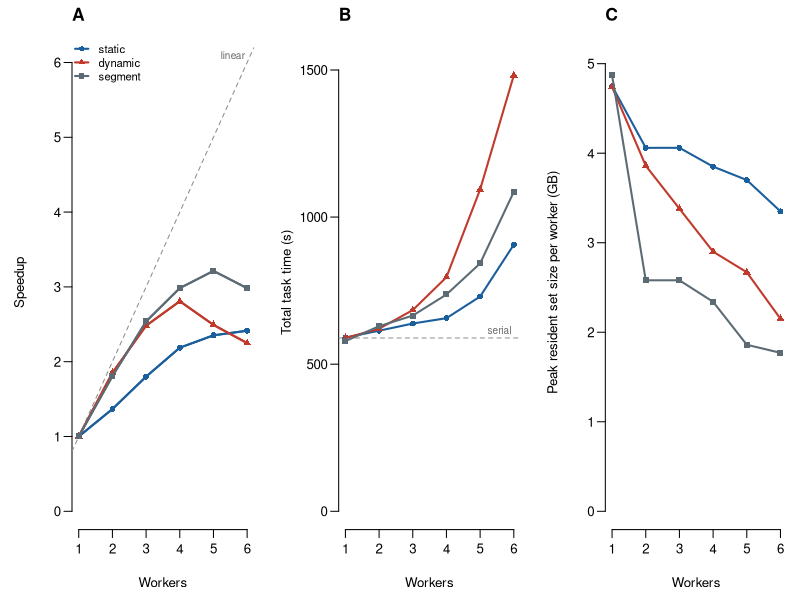

Reproduce this figure in R.
## ----setup, include=FALSE-----------------------------------------------------
knitr::opts_chunk$set(
  echo    = TRUE,
  eval    = FALSE,   # requires BSgenome.Hsapiens.UCSC.hg38 and long runtimes
  message = FALSE,
  warning = FALSE,
  fig.retina = 1,
  dpi        = 72
)

## ----libraries----------------------------------------------------------------
# library(TmCalculator)
# library(BiocParallel)
# 
# pkg <- "BSgenome.Hsapiens.UCSC.hg38"
# suppressPackageStartupMessages(library(pkg, character.only = TRUE))
# genome <- get(pkg, envir = asNamespace(pkg))

## ----measuring----------------------------------------------------------------
# gc(reset = TRUE)                      # reset the "max used" high-water mark
# ## ... run the code to be measured ...
# gc()                                  # read peak from the "max used" column
# 
# ps::ps_memory_info()[["rss"]] / 1e9   # current process resident set, GB

## ----chr21-warmup-------------------------------------------------------------
# chr_len21 <- GenomeInfoDb::seqlengths(genome)[["chr21"]]
# 
# t21 <- system.time({
#   bins21 <- make_genomiccoord(bsgenome = pkg, chromosomes = "chr21",
#                               window = 200L, slide = 200L,
#                               start = 1, end = chr_len21, strand = "+")
#   gr21   <- to_genomic_ranges_fast(list(pkg_name = pkg, seq = bins21),
#                                    method = "preload_chr")
#   tm21   <- tm_calculate(gr21, method = "tm_nn",
#                          nn_table = "DNA_NN_SantaLucia_2004", Na = 50)
# })
# t21["elapsed"]        # ~10-15 s cold, ~6 s warm, on the test machine
# head(tm21$gr)

## ----chr1-serial--------------------------------------------------------------
# chr_len <- GenomeInfoDb::seqlengths(genome)[["chr1"]]
# 
# t_coord <- system.time({
#   bins <- make_genomiccoord(bsgenome = pkg, chromosomes = "chr1",
#                             window = 200L, slide = 200L,
#                             start = 1, end = chr_len, strand = "+")
# })
# 
# t_extract <- system.time({
#   gr_batch <- to_genomic_ranges_fast(list(pkg_name = pkg, seq = bins),
#                                      method = "preload_chr")
# })
# 
# base::gc(reset = TRUE)
# t_tm <- system.time({
#   tm_chr1 <- tm_calculate(gr_batch, method = "tm_nn",
#                           nn_table = "DNA_NN_SantaLucia_2004", Na = 50)
# })
# base::gc()   # "max used" = peak R memory during the Tm step
# 
# rbind(t_coord, t_extract, t_tm)[, "elapsed"]
# ## t_coord t_extract      t_tm
# ##     5.5      15.4      30.8     (freshly booted, otherwise idle machine)

## ----chr1-parallel------------------------------------------------------------
# system.time({
#   tm_serial <- tm_calculate(gr_batch, method = "tm_nn", Na = 50)
# })
# ## elapsed ~ 30 s
# 
# system.time({
#   tm_snow <- tm_calculate(gr_batch, method = "tm_nn", Na = 50,
#                           BPPARAM = SnowParam(workers = 5))
# })
# ## elapsed ~ 55 s on the idle machine (33-80 s across repeated sessions)
# ## -- NEVER faster than serial

## ----genome-parallel----------------------------------------------------------
# chrs <- paste0("chr", c(1:22, "X", "Y"))
# ## Better: sort largest-first for load balance -- see "Choosing the
# ## worker count" below for the one-liner.
# n_workers <- 5   # see "Choosing the worker count" below
# 
# runtime <- system.time({
#   res_list <- bplapply(chrs, function(chr, pkg) {
#     ## SnowParam workers are fresh R processes: load packages HERE,
#     ## not in the manager session.
#     suppressPackageStartupMessages(library(TmCalculator))
#     suppressPackageStartupMessages(library(pkg, character.only = TRUE))
# 
#     genome  <- get(pkg, envir = asNamespace(pkg))
#     chr_len <- GenomeInfoDb::seqlengths(genome)[[chr]]
# 
#     bins <- make_genomiccoord(bsgenome = pkg, chromosomes = chr,
#                               window = 200L, slide = 200L,
#                               start = 1, end = chr_len, strand = "+",
#                               verbose = FALSE)
#     gr  <- to_genomic_ranges_fast(list(pkg_name = pkg, seq = bins),
#                                   method = "preload_chr")
#     out <- tm_calculate(gr, method = "tm_nn",
#                         nn_table = "DNA_NN_SantaLucia_2004",
#                         Na = 50)$gr        # serial inside the worker
# 
#     ## Drop sequence columns before returning: Tm/GC are what we keep,
#     ## and this cuts per-chromosome serialization from ~500 MB to a few MB.
#     out$sequence   <- NULL
#     out$complement <- NULL
# 
#     ## Record this worker's peak resident memory (GB) for budgeting.
#     attr(out, "worker_rss_gb") <- ps::ps_memory_info()[["rss"]] / 1e9
#     out
#   }, pkg = pkg, BPPARAM = SnowParam(workers = n_workers))
# 
#   tm_genome <- unlist(GenomicRanges::GRangesList(res_list))
# })
# 
# runtime
# sapply(res_list, attr, "worker_rss_gb")   # per-worker memory check
# length(tm_genome)                         # 14,687,330 windows
# summary(tm_genome$Tm)
# ## Min. 47.2  1st Qu. 68.9  Median 71.5  Mean 72.0  3rd Qu. 74.8  Max. 101.1

## ----strategies---------------------------------------------------------------
# sl   <- GenomeInfoDb::seqlengths(genome)[paste0("chr", c(1:22, "X", "Y"))]
# chrs <- names(sort(sl, decreasing = TRUE))          # largest first
# 
# tasks_chrom <- lapply(chrs, function(ch)
#   list(chr = ch, start = 1L, end = as.integer(sl[[ch]])))
# 
# ## Segment boundaries must be multiples of `slide`, or the window grid
# ## shifts between segments and the result stops matching a whole-
# ## chromosome run. 50 Mb = 250,000 x 200 bp.
# seg_size  <- 50e6
# tasks_seg <- unlist(lapply(names(sl), function(ch) {
#   st <- seq(1, sl[[ch]], by = seg_size)
#   lapply(st, function(s)
#     list(chr = ch, start = as.integer(s),
#          end = as.integer(min(s + seg_size - 1, sl[[ch]]))))
# }), recursive = FALSE)
# 
# length(tasks_chrom)   # 24
# length(tasks_seg)     # 73
# 
# n <- 5
# BPPARAM_static  <- SnowParam(workers = n)
# BPPARAM_dynamic <- SnowParam(workers = n, tasks = length(tasks_chrom))
# BPPARAM_segment <- SnowParam(workers = n, tasks = length(tasks_seg))

## ----sweep-data, eval=TRUE----------------------------------------------------
# The numbers below are the measured sweep. They are held in a data frame
# rather than typed into a markdown table so that the table and the figure
# that follow cannot drift apart: both are rendered from this object.
sweep <- data.frame(
  strategy = rep(c("static", "dynamic", "segment"), each = 6),
  workers  = rep(1:6, 3),
  tasks    = rep(c(24L, 24L, 73L), each = 6),
  wall_s   = c(590.5, 431.9, 328.0, 270.0, 251.0, 244.6,
               589.1, 318.2, 237.4, 209.8, 236.4, 262.0,
               578.5, 320.2, 227.9, 193.9, 180.0, 194.0),
  startup_s = c(0.0, 7.1, 7.9, 8.1, 9.0, 9.7,
                0.0, 7.4, 7.2, 8.2, 8.7, 9.9,
                0.0, 6.9, 7.8, 8.3, 9.0, 9.8),
  work_s   = c(590.5, 613.9, 638.2, 656.5, 730.0, 906.3,
               589.1, 620.7, 683.9, 795.8, 1093.9, 1481.9,
               578.5, 629.1, 665.3, 736.9, 842.6, 1085.9),
  longest_task_s = c(55.2, 57.1, 60.8, 61.9, 70.7, 92.4,
                     53.4, 59.4, 63.6, 69.7, 88.2, 127.5,
                     11.5, 13.8, 15.6, 15.7, 17.5, 22.6),
  rss_gb   = c(4.75, 4.06, 4.06, 3.85, 3.70, 3.35,
               4.74, 3.86, 3.38, 2.90, 2.67, 2.15,
               4.87, 2.58, 2.58, 2.34, 1.86, 1.77),
  stringsAsFactors = FALSE)

# Derived rather than transcribed. Speedup is the one-worker wall clock of
# the SAME strategy over the configuration's wall clock: segmenting changes
# how much total work there is, so a ratio formed against a configuration's
# own summed task times would credit a strategy for doing more work and the
# three could not be compared. Efficiency follows from that speedup, not
# from the task times.
serial <- with(sweep, tapply(wall_s[workers == 1], strategy[workers == 1], I))
sweep$speedup    <- serial[sweep$strategy] / sweep$wall_s
sweep$efficiency <- sweep$speedup / sweep$workers
serial_work <- with(sweep, tapply(work_s[workers == 1], strategy[workers == 1], I))
sweep$work_ratio <- sweep$work_s / serial_work[sweep$strategy]
sweep$strategy <- factor(sweep$strategy, levels = c("static", "dynamic", "segment"))
sweep <- sweep[order(sweep$strategy, sweep$workers), ]

## ----sweep-table, eval=TRUE---------------------------------------------------
tab <- data.frame(
  Strategy   = ifelse(duplicated(sweep$strategy), "", as.character(sweep$strategy)),
  Workers    = sweep$workers,
  Tasks      = sweep$tasks,
  `Wall (s)` = round(sweep$wall_s, 1),
  `Start-up (s)` = round(sweep$startup_s, 1),
  `Total task time (s)` = round(sweep$work_s, 1),
  `Work ratio` = round(sweep$work_ratio, 2),
  `Longest task (s)` = round(sweep$longest_task_s, 1),
  Speedup    = round(sweep$speedup, 2),
  Efficiency = round(sweep$efficiency, 2),
  `Peak RSS per worker (GB)` = round(sweep$rss_gb, 2),
  check.names = FALSE, stringsAsFactors = FALSE)
knitr::kable(tab, row.names = FALSE,
             caption = "Task-partitioning strategy and worker count.")

## ----sweep-figure, eval=TRUE, fig.width=10.5, fig.height=3.9, fig.cap="Parallel performance under three task-partitioning strategies. (A) Speedup against worker count, relative to the one-worker run of the same strategy; the dashed line marks linear speedup. (B) Total task time, summed over all tasks and measured inside the workers; values above the dashed serial reference indicate that a configuration performed more work than the serial run rather than dividing the same work among more processes. (C) Peak resident set size of the heaviest worker."----
# Three panels, one argument. Panel A shows that every strategy turns over
# before the cores run out, which invites the usual explanation of a ragged
# schedule. Panel B rules that out: the total task time grows with the worker
# count, so the later configurations are doing more work, not dividing a
# fixed amount badly. Panel C gives the reason and the remedy together, since
# the strategy that holds its memory down is the one whose work grows least.
pal  <- c(static = "#1B5E9C", dynamic = "#C0392B", segment = "#5C6B73")
pchs <- c(static = 16,        dynamic = 17,        segment = 15)
lv   <- levels(sweep$strategy)

op <- par(mfrow = c(1, 3), mar = c(4.4, 4.5, 2.2, 0.8), las = 1,
          cex = 0.8, mgp = c(2.8, 0.7, 0))

series <- function(col, ylab, ref = NULL, ref_lab = NULL, ymax = NULL) {
  plot(NA, xlim = range(sweep$workers),
       ylim = c(0, if (is.null(ymax)) max(sweep[[col]]) * 1.05 else ymax),
       bty = "n", xaxt = "n", xlab = "Workers", ylab = ylab)
  axis(1, at = sort(unique(sweep$workers)))
  if (!is.null(ref)) {
    abline(h = ref, lty = 2, col = "grey55")
    text(max(sweep$workers), ref, ref_lab, adj = c(1.1, -0.5),
         cex = 0.75, col = "grey40")
  }
  for (s in lv) {
    d <- sweep[sweep$strategy == s, ]
    lines(d$workers, d[[col]], col = pal[s], lwd = 2)
    points(d$workers, d[[col]], col = pal[s], pch = pchs[s])
  }
}

series("speedup", "Speedup", ymax = max(sweep$workers) * 1.02)
abline(a = 0, b = 1, lty = 2, col = "grey55")
text(max(sweep$workers), max(sweep$workers), "linear",
     adj = c(1.1, -0.4), cex = 0.75, col = "grey40")
for (s in lv) {                      # redraw over the reference line
  d <- sweep[sweep$strategy == s, ]
  lines(d$workers, d$speedup, col = pal[s], lwd = 2)
  points(d$workers, d$speedup, col = pal[s], pch = pchs[s])
}
mtext("A", side = 3, adj = 0, font = 2, line = 0.7, cex = 1.05)
legend("topleft", bty = "n", legend = lv, col = pal[lv], pch = pchs[lv],
       lwd = 2, seg.len = 1.3, cex = 0.85)

series("work_s", "Total task time (s)",
       ref = median(sweep$work_s[sweep$workers == 1]), ref_lab = "serial")
mtext("B", side = 3, adj = 0, font = 2, line = 0.7, cex = 1.05)

series("rss_gb", "Peak resident set size per worker (GB)")
mtext("C", side = 3, adj = 0, font = 2, line = 0.7, cex = 1.05)

par(op)

## ----per-chrom----------------------------------------------------------------
# tk <- utils::read.csv("bench_parallel_strategy_tasks.csv")
# tk <- tk[tk$strategy == "dynamic", ]        # one task per chromosome
# 
# ## Median over repetitions, one column per worker count.
# w <- stats::reshape(
#   stats::aggregate(secs ~ chr + n_workers, data = tk, FUN = stats::median),
#   idvar = "chr", timevar = "n_workers", direction = "wide")
# names(w) <- sub("^secs\\.", "w", names(w))
# 
# w$inflation <- w$w6 / w$w1                  # 6 workers vs serial
# w <- w[order(-w$w1), ]
# w

## ----segment-parallel---------------------------------------------------------
# chr_len <- GenomeInfoDb::seqlengths(genome)[["chr1"]]
# 
# ## Segment length must be a multiple of `slide` so the window grid stays
# ## aligned across segment boundaries (50 Mb = 250,000 x 200).
# seg_starts <- seq(1, chr_len, by = 50e6)
# seg <- data.frame(start = seg_starts,
#                   end   = pmin(seg_starts + 50e6 - 1, chr_len))
# 
# t_seg <- system.time({
#   res_seg <- bplapply(seq_len(nrow(seg)), function(i, seg, pkg) {
#     suppressPackageStartupMessages(library(TmCalculator))
#     suppressPackageStartupMessages(library(pkg, character.only = TRUE))
#     bins <- make_genomiccoord(bsgenome = pkg, chromosomes = "chr1",
#                               window = 200L, slide = 200L,
#                               start = seg$start[i], end = seg$end[i],
#                               strand = "+", trim_N = "none",
#                               verbose = FALSE)
#     gr <- to_genomic_ranges_fast(list(pkg_name = pkg, seq = bins),
#                                  method = "preload_chr")
#     out <- tm_calculate(gr, method = "tm_nn",
#                         nn_table = "DNA_NN_SantaLucia_2004", Na = 50)$gr
#     out$sequence <- NULL; out$complement <- NULL
#     out
#   }, seg = seg, pkg = pkg, BPPARAM = SnowParam(workers = 5))
# 
#   tm_chr1_seg <- sort(unlist(GenomicRanges::GRangesList(res_seg)))
# })
# 
# t_seg["elapsed"]      # 38 s measured, vs ~52 s for the serial FULL pipeline
# length(tm_chr1_seg)   # 1,152,300

## ----workers------------------------------------------------------------------
# mem_gb    <- 16                                     # your machine
# cores     <- parallel::detectCores(logical = FALSE) # physical cores
# per_worker_gb <- 2                                  # 50 Mb segment task
# n_workers <- min(cores - 1L, floor((mem_gb - 4) / per_worker_gb))
# n_workers
# ## 16 GB / 6 cores  -> 5 workers, which is what the sweep found fastest
# ## 32 GB / 8 cores  -> 7 workers
# ## 64 GB / 10 cores -> 9 workers

## ----sort-chrs----------------------------------------------------------------
# sl   <- GenomeInfoDb::seqlengths(genome)
# chrs <- names(sort(sl[paste0("chr", c(1:22, "X", "Y"))], decreasing = TRUE))

## ----sessioninfo, eval=TRUE---------------------------------------------------
sessionInfo()
